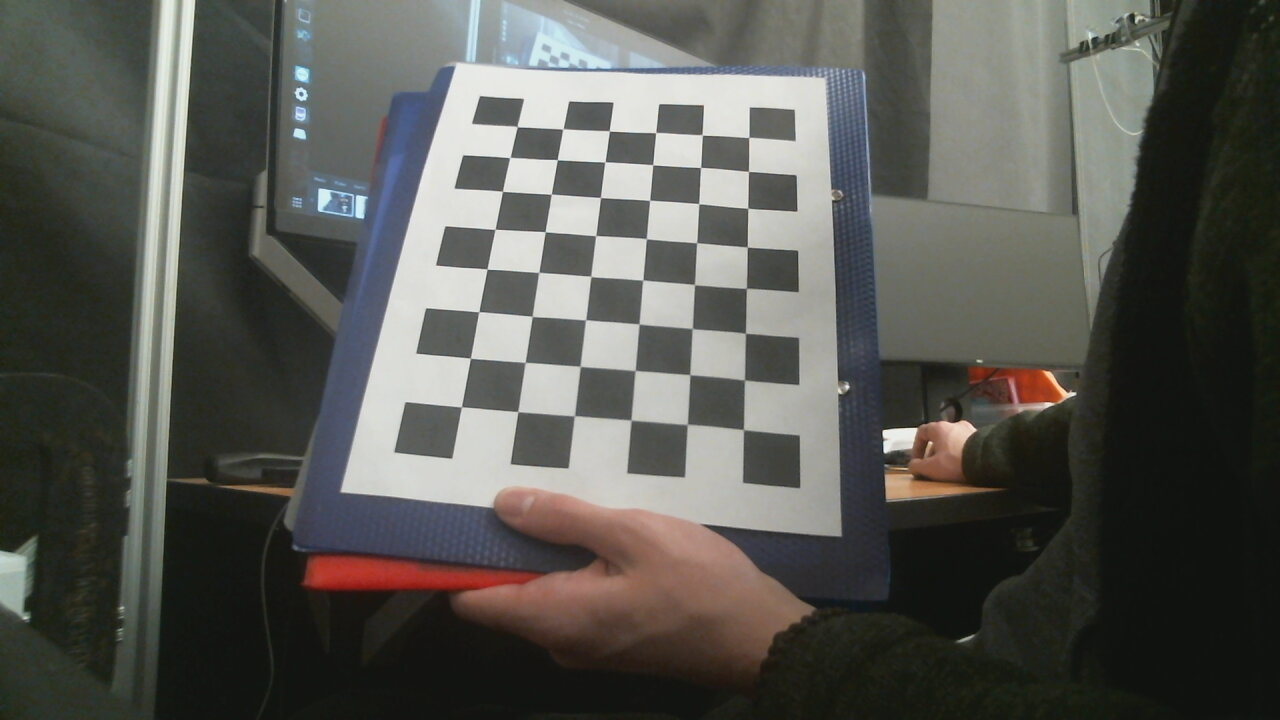
#> input picture tycho_sim_test/2023-11-28-163304.jpg, 1280 x 720 px; its folder holds only this picture in this run
$ python camera_calibration.py
#> lines starting #> are read from the running program, lines starting #| are printed output that depends on the picture; after the words box and inside, x2 and y2 are one past the last pixel; in counts of white or black regions, pixels touching at a corner belong together; long printed decimals are rounded
import numpy as np
import cv2 as cv
import glob

# termination criteria
criteria = (cv.TERM_CRITERIA_EPS + cv.TERM_CRITERIA_MAX_ITER, 30, 0.001)
# prepare object points, like (0,0,0), (1,0,0), (2,0,0) ....,(6,5,0)
# x_range = np.arange(0, 20.0, 2.5)
# y_range = np.arange(0, 15.0, 2.5)
objp = np.zeros((6 * 8, 3), np.float32)
# objp[:, :2] = np.array(np.meshgrid(x_range, y_range)).T.reshape(-1, 2)
objp[:, :2] = np.mgrid[0:8, 0:6].T.reshape(-1, 2)
print(objp)
# Arrays to store object points and image points from all the images.
objpoints = []  # 3d point in real world space
imgpoints = []  # 2d points in image plane.
images = glob.glob('*.jpg')
for fname in images:
    print(f"Processing image: {fname}")
    img = cv.imread(fname)
#> img is the input picture: shape (720, 1280, 3); mean B, G, R 82.4, 87.4, 87.2

    if img is None:
        print(f"Error: Unable to read image {fname}")
        continue

    gray = cv.cvtColor(img, cv.COLOR_BGR2GRAY)
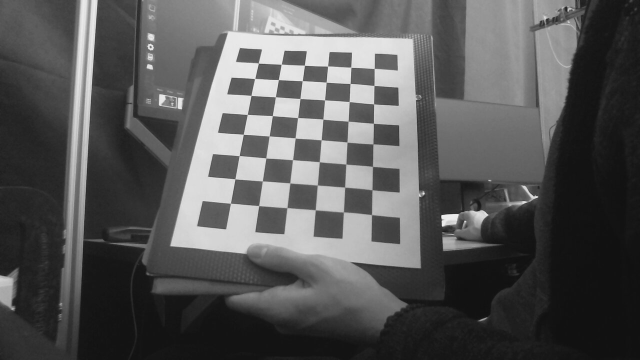
#> gray: shape (720, 1280) (shown at 1/2 size); min 15, max 246, mean 86.8

    # Find the chessboard corners
    ret, corners = cv.findChessboardCorners(gray, (8, 6), None)
#> ret = True; corners = 48 rows, first 8: [461.6, 406.7], [470.4, 358.1], [479.1, 311.6], [487.1, 269.1], [495, 229.3], [502.5, 191.4], [509.6, 157.7], [517.5, 126.7]

    if ret:
        print("Checkerboard corners found!")
    else:
        print("Checkerboard corners not found!")

    # If found, add object points, image points (after refining them)
    if ret == True:
        objpoints.append(objp)
        corners2 = cv.cornerSubPix(gray, corners, (11, 11), (-1, -1), criteria)
#> corners2 = 48 rows, first 8: [461.4, 406.9], [470.4, 358.2], [478.7, 311.7], [487, 269.1], [495, 229.3], [502.5, 191.4], [509.9, 157.5], [517.2, 126.6]
        imgpoints.append(corners2)
        # Draw and display the corners
        cv.drawChessboardCorners(img, (8, 6), corners2, ret)
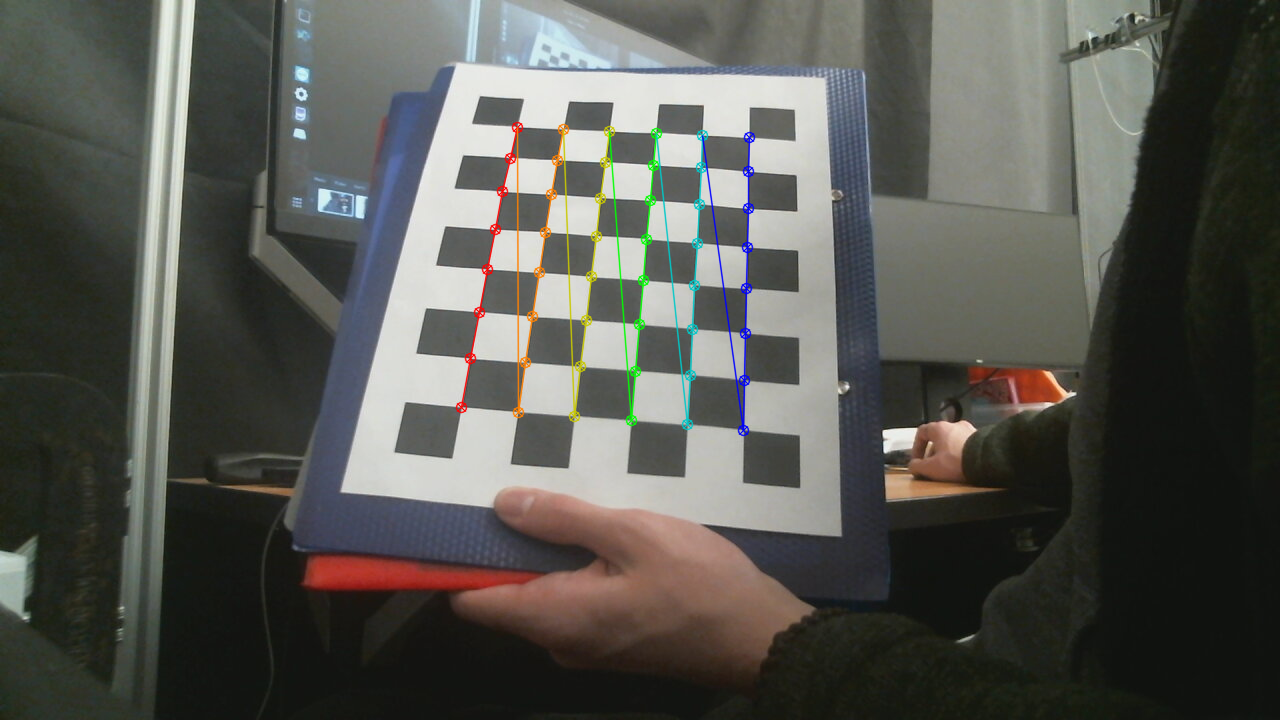
#> img: shape (720, 1280, 3); 1.45% of pixels changed, all inside (x1, y1, x2, y2) = (455, 121, 756, 437)
        cv.imshow('img', img)
        cv.waitKey(500)

# Perform camera calibration by
# passing the value of above found out 3D points (threedpoints)
# and its corresponding pixel coordinates of the
# detected corners (twodpoints)

ret, matrix, distortion, r_vecs, t_vecs = cv.calibrateCamera(
    objpoints, imgpoints, gray.shape[::-1], None, None)
#> ret = 0.846; matrix = [[1137.4, 0, 587.3], [0, 1085.4, 334.8], [0, 0, 1]]; distortion = [[0.414, -40.52, 0.0727, 0.0015, 491.2]]; r_vecs = ([-0.411, -0.322, -1.45],); t_vecs = ([-2.23, 1.33, 20.42],)

# Displaying required output
print(" Camera matrix:")
print(matrix)
#| [[1.13740311e+03 0.00000000e+00 5.87346250e+02]
#|  [0.00000000e+00 1.08542680e+03 3.34785535e+02]
#|  [0.00000000e+00 0.00000000e+00 1.00000000e+00]]

print("\n Distortion coefficient:")
print(distortion)
#| [[ 4.13594161e-01 -4.05224180e+01  7.26999598e-02  1.50254713e-03
#|    4.91189980e+02]]

print("\n Rotation Vectors:")
print(r_vecs)
#| (array([[-0.4111 ],
#|        [-0.3216],
#|        [-1.448]]),)

print("\n Translation Vectors:")
print(t_vecs)
#| (array([[-2.233],
#|        [ 1.330],
#|        [20.417]]),)

cv.destroyAllWindows()

$ run again, on tycho_sim_test/2023-11-28-163421.jpg
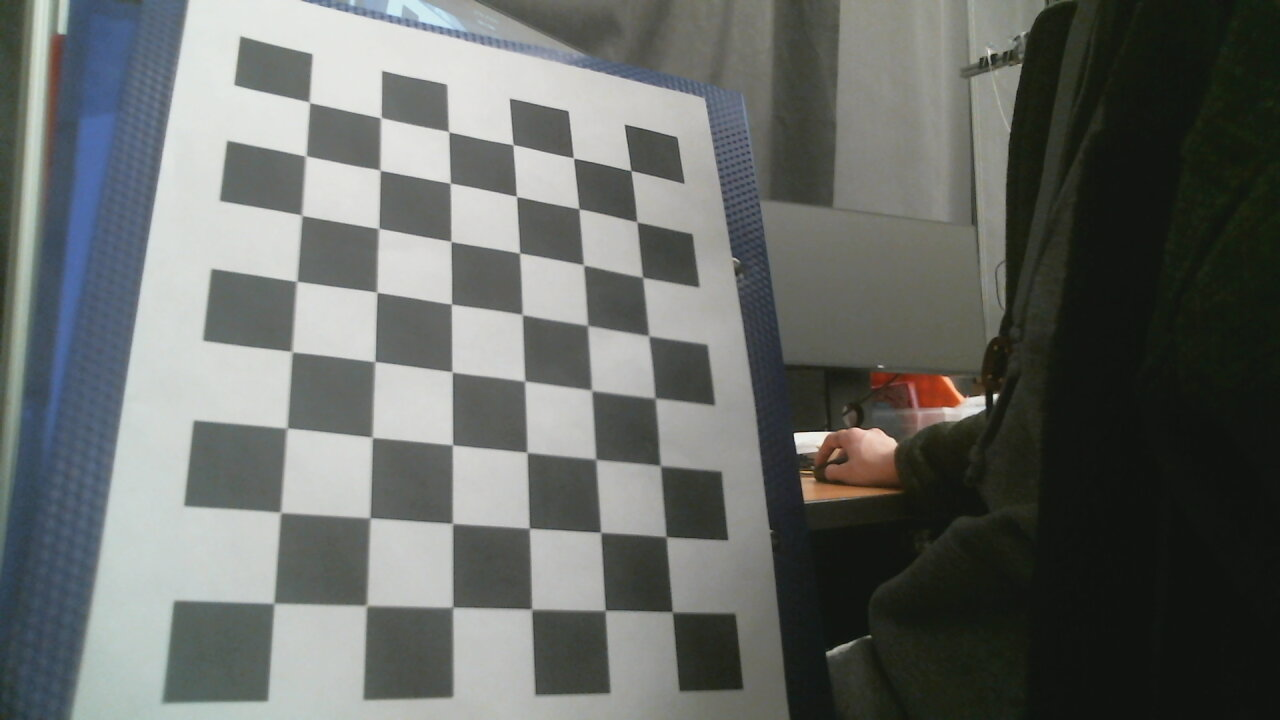
#> input picture tycho_sim_test/2023-11-28-163421.jpg, 1280 x 720 px
#> img is the input picture: shape (720, 1280, 3); mean B, G, R 103.2, 106.3, 103
#> `gray = cv.cvtColor(img, cv.COLOR_BGR2GRAY)`:
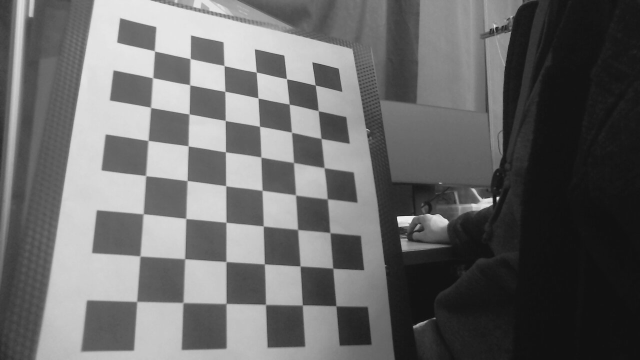
#> gray: shape (720, 1280) (shown at 1/2 size); min 12, max 243, mean 105
#> `ret, corners = cv.findChessboardCorners(gray, (8, 6), None)`: ret = True; corners = 48 rows, first 8: [274.3, 603.2], [281, 512.2], [286.5, 428.5], [291.5, 352], [297.4, 281.2], [303.1, 215.6], [306.6, 155.6], [309.9, 102.8]
#> corners2 = 48 rows, first 8: [273.8, 603.3], [280.5, 512.4], [287, 427.9], [291.9, 351.7], [296.7, 281.3], [301.7, 215.2], [305.7, 155.9], [309.4, 102.3]
#> `cv.drawChessboardCorners(img, (8, 6), corners2, ret)`:
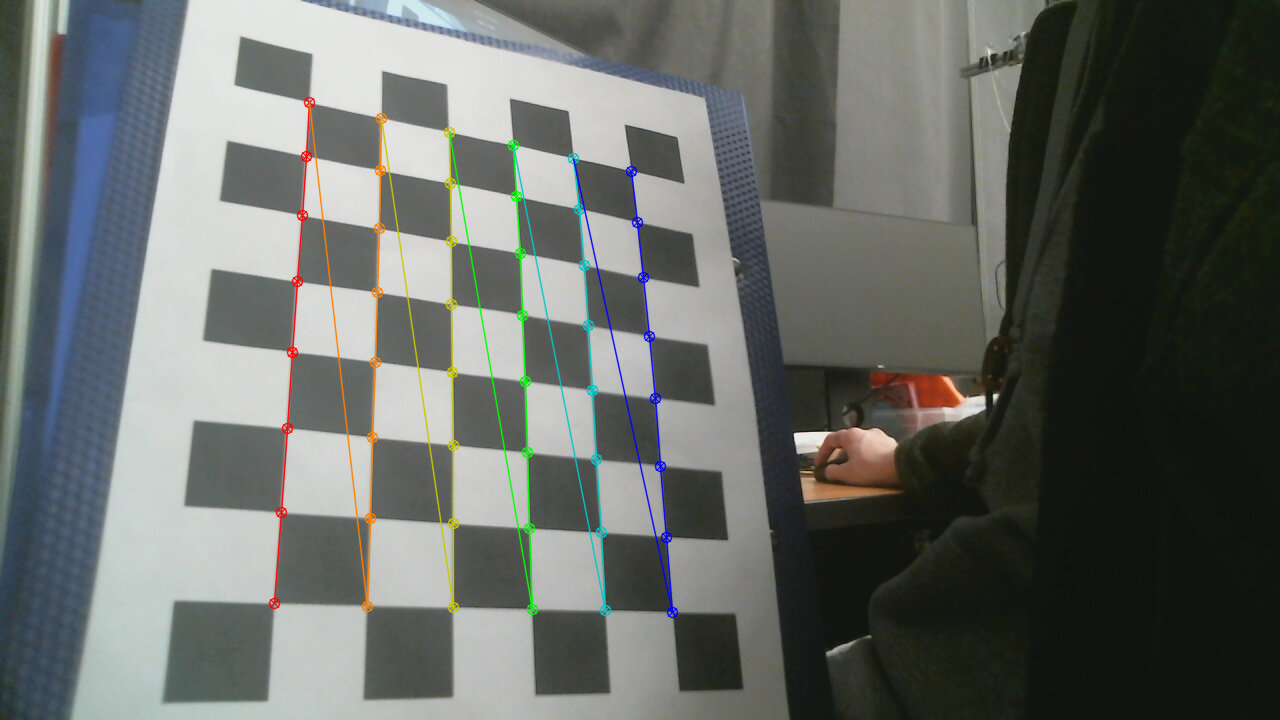
#> img: shape (720, 1280, 3); 2.11% of pixels changed, all inside (x1, y1, x2, y2) = (268, 96, 679, 619)
#> `ret, matrix, distortion, r_vecs, t_vecs = cv.calibrateCamera( objpoint..`: ret = 0.79; matrix = [[1576.4, 0, 664.4], [0, 1335.6, 234.3], [0, 0, 1]]; distortion = [[-0.313, -2.49, 0.142, -0.0938, 17.65]]; r_vecs = ([0.15, -0.907, -1.41],); t_vecs = ([-3.68, 4.05, 16.59],)
#| [[1.57637467e+03 0.00000000e+00 6.64447506e+02]
#|  [0.00000000e+00 1.33564302e+03 2.34271297e+02]
#|  [0.00000000e+00 0.00000000e+00 1.00000000e+00]]
#| [[-0.3129  -2.492  0.1419 -0.09383  17.650]]
#| (array([[ 0.1503],
#|        [-0.9074],
#|        [-1.406]]),)
#| (array([[-3.684],
#|        [ 4.047],
#|        [16.590]]),)

$ run again, on tycho_sim_test/2023-11-28-163446.jpg
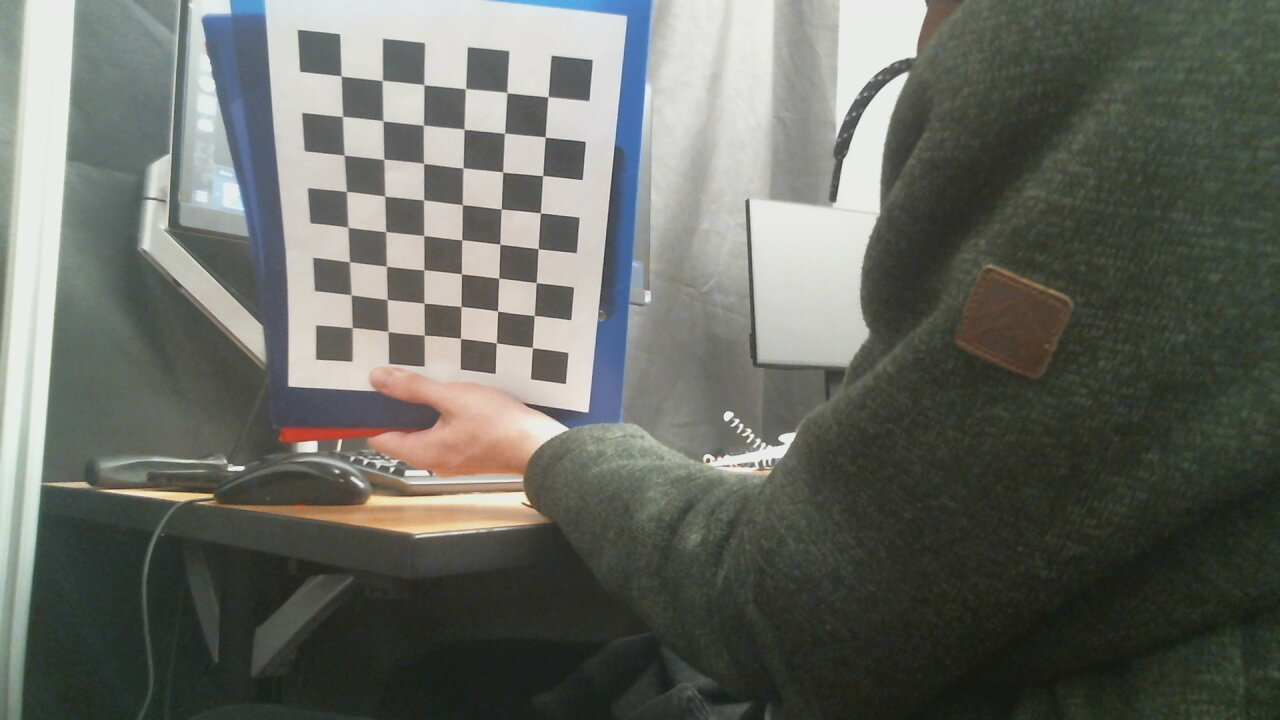
#> input picture tycho_sim_test/2023-11-28-163446.jpg, 1280 x 720 px
#> img is the input picture: shape (720, 1280, 3); mean B, G, R 98.3, 105.2, 102.6
#> `gray = cv.cvtColor(img, cv.COLOR_BGR2GRAY)`:
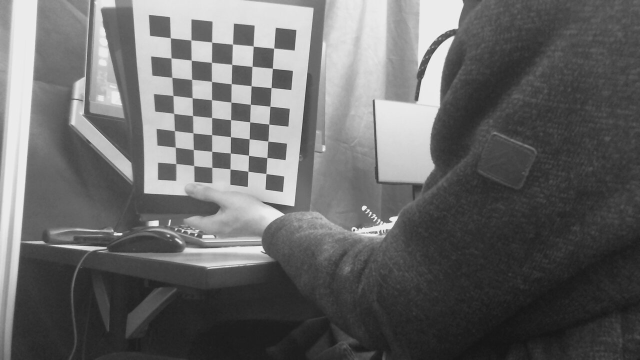
#> gray: shape (720, 1280) (shown at 1/2 size); min 20, max 249, mean 103.6
#> `ret, corners = cv.findChessboardCorners(gray, (8, 6), None)`: ret = True; corners = 48 rows, first 8: [352.2, 327.6], [351.4, 294.9], [349.5, 261.7], [348.1, 227.2], [346.4, 191.4], [344.2, 155.3], [342.5, 116.4], [341.2, 76.13]
#> corners2 = 48 rows, first 8: [352.3, 327.5], [351.1, 294.7], [349.4, 261.7], [347.9, 227.2], [346.5, 191.4], [344.2, 155.2], [342.5, 116.4], [341.1, 75.98]
#> `cv.drawChessboardCorners(img, (8, 6), corners2, ret)`:
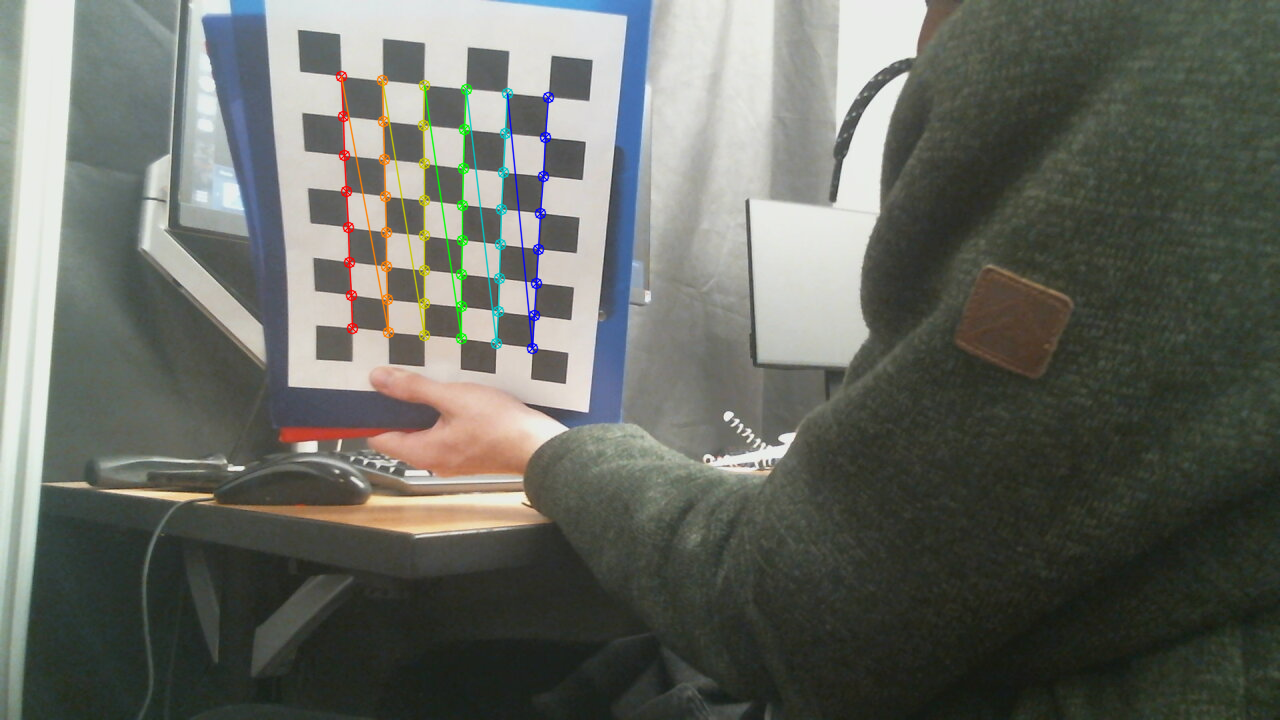
#> img: shape (720, 1280, 3); 1.31% of pixels changed, all inside (x1, y1, x2, y2) = (335, 70, 555, 355)
#> `ret, matrix, distortion, r_vecs, t_vecs = cv.calibrateCamera( objpoint..`: ret = 0.397; matrix = [[816.2, 0, 721.7], [0, 740.9, 361.9], [0, 0, 1]]; distortion = [[0.122, -0.0134, 0.0347, 0.046, -0.0227]]; r_vecs = ([0.305, 0.355, -1.4],); t_vecs = ([-9.97, -1.18, 21.08],)
#| [[816.230   0.         721.716]
#|  [  0.         740.893 361.907]
#|  [  0.           0.           1.        ]]
#| [[ 0.1218 -0.01337  0.03472  0.04597 -0.02273  ]]
#| (array([[ 0.3047],
#|        [ 0.3554],
#|        [-1.405]]),)
#| (array([[-9.966],
#|        [-1.179],
#|        [21.075]]),)
